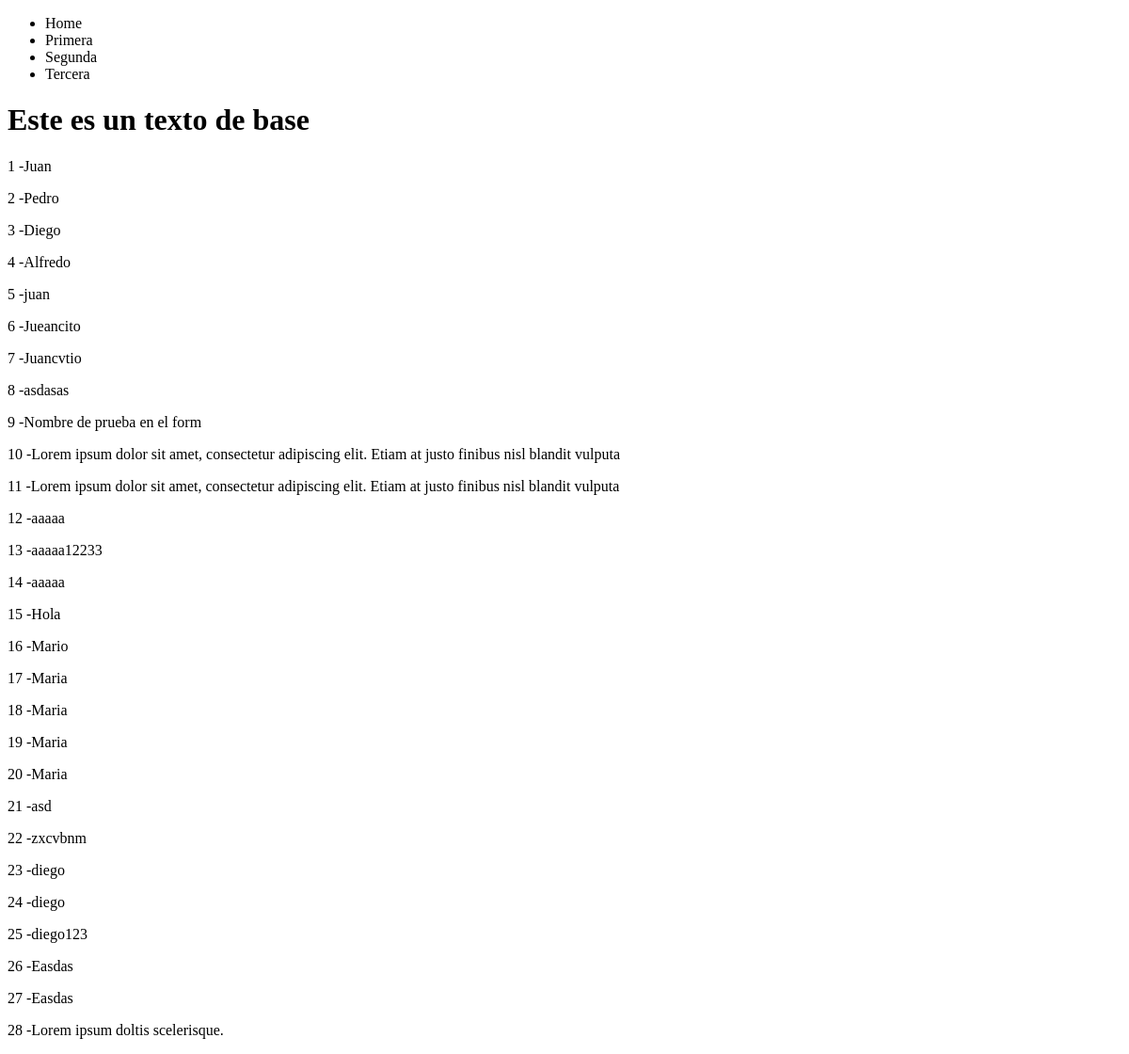
The page /personas/ on the database as committed earlier.
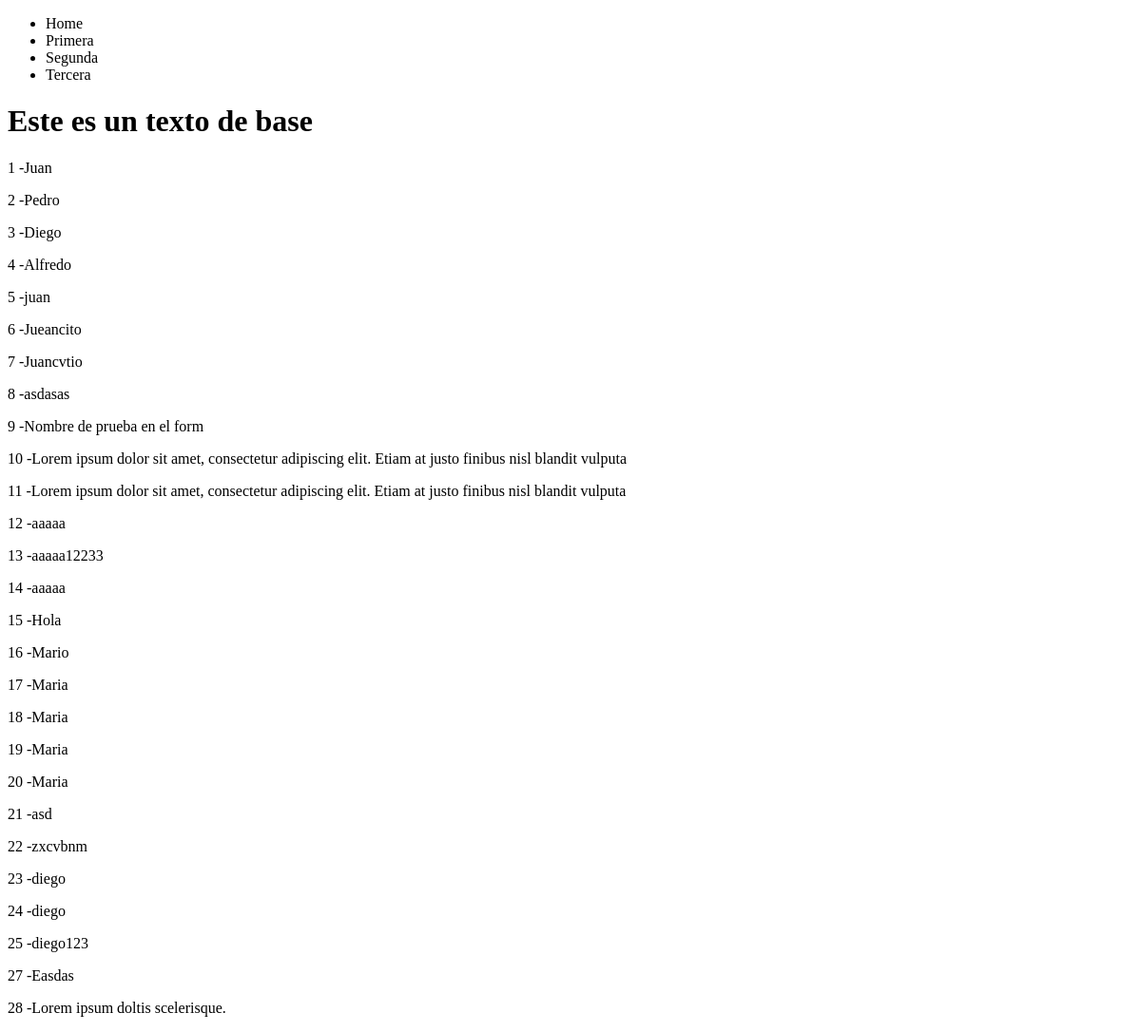
The same page on the database as committed later.
### personas/models.py (models this page shows)
class Persona(models.Model):
	nombres=models.CharField(max_length=100)
	apellidos=models.CharField(max_length=100)
	edad=models.IntegerField()
	donador=models.BooleanField()

### personas/views.py (the view)
# urls.py: path('personas/',personasListView,name='Listando'),
def personasListView(request):
	queryset=Persona.objects.all()
	context={'objectList':queryset}
	return render(request,'personas/personasLista.html',context)

### personas/templates/personas/personasLista.html
{% extends 'base.html' %}
{% block content %}
{% for instance in objectList %}
 <p>{{ instance.id }} -{{ instance.nombres }}</p>
{% endfor %}
{% endblock %}

Rows that differ between the two databases and show on the page:
removed Persona: id "26", nombres "Easdas"
